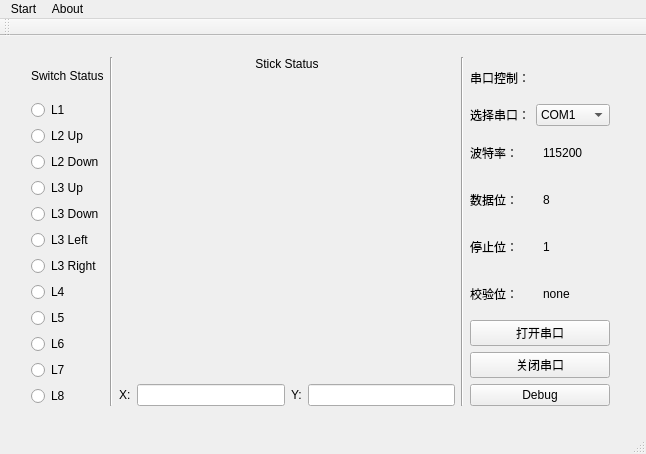
<?xml version="1.0" encoding="UTF-8"?>
<ui version="4.0">
 <class>MainWindow</class>
 <widget class="QMainWindow" name="MainWindow">
  <property name="geometry">
   <rect>
    <x>0</x>
    <y>0</y>
    <width>646</width>
    <height>454</height>
   </rect>
  </property>
  <property name="windowTitle">
   <string>MainWindow</string>
  </property>
  <widget class="QWidget" name="centralWidget">
   <widget class="QWidget" name="gridLayoutWidget">
    <property name="geometry">
     <rect>
      <x>20</x>
      <y>10</y>
      <width>601</width>
      <height>371</height>
     </rect>
    </property>
    <layout class="QGridLayout" name="gridLayout" columnstretch="1,1,20,1,1">
     <property name="spacing">
      <number>6</number>
     </property>
     <item row="0" column="2">
      <layout class="QVBoxLayout" name="verticalLayout_2" stretch="0,10,1">
       <item>
        <widget class="QLabel" name="label_2">
         <property name="text">
          <string>Stick Status</string>
         </property>
         <property name="alignment">
          <set>Qt::AlignCenter</set>
         </property>
        </widget>
       </item>
       <item>
        <widget class="QCustomPlot" name="customPlot" native="true"/>
       </item>
       <item>
        <layout class="QHBoxLayout" name="horizontalLayout">
         <item>
          <widget class="QLabel" name="label_3">
           <property name="text">
            <string>X:</string>
           </property>
          </widget>
         </item>
         <item>
          <widget class="QLineEdit" name="lineEdit"/>
         </item>
         <item>
          <widget class="QLabel" name="label_4">
           <property name="text">
            <string>Y:</string>
           </property>
          </widget>
         </item>
         <item>
          <widget class="QLineEdit" name="lineEdit_2"/>
         </item>
        </layout>
       </item>
      </layout>
     </item>
     <item row="0" column="0">
      <layout class="QVBoxLayout" name="verticalLayout" stretch="0,2,2,2,2,2,2,2,2,2,2,2,2">
       <item>
        <widget class="QLabel" name="label">
         <property name="text">
          <string>Switch Status</string>
         </property>
        </widget>
       </item>
       <item>
        <widget class="QRadioButton" name="radioButton_2">
         <property name="text">
          <string>L1</string>
         </property>
        </widget>
       </item>
       <item>
        <widget class="QRadioButton" name="radioButton_3">
         <property name="text">
          <string>L2 Up</string>
         </property>
        </widget>
       </item>
       <item>
        <widget class="QRadioButton" name="radioButton_4">
         <property name="text">
          <string>L2 Down</string>
         </property>
        </widget>
       </item>
       <item>
        <widget class="QRadioButton" name="radioButton_5">
         <property name="text">
          <string>L3 Up</string>
         </property>
        </widget>
       </item>
       <item>
        <widget class="QRadioButton" name="radioButton">
         <property name="text">
          <string>L3 Down</string>
         </property>
        </widget>
       </item>
       <item>
        <widget class="QRadioButton" name="radioButton_6">
         <property name="text">
          <string>L3 Left</string>
         </property>
        </widget>
       </item>
       <item>
        <widget class="QRadioButton" name="radioButton_7">
         <property name="text">
          <string>L3 Right</string>
         </property>
        </widget>
       </item>
       <item>
        <widget class="QRadioButton" name="radioButton_8">
         <property name="text">
          <string>L4</string>
         </property>
        </widget>
       </item>
       <item>
        <widget class="QRadioButton" name="radioButton_9">
         <property name="text">
          <string>L5</string>
         </property>
        </widget>
       </item>
       <item>
        <widget class="QRadioButton" name="radioButton_10">
         <property name="text">
          <string>L6</string>
         </property>
        </widget>
       </item>
       <item>
        <widget class="QRadioButton" name="radioButton_11">
         <property name="text">
          <string>L7</string>
         </property>
        </widget>
       </item>
       <item>
        <widget class="QRadioButton" name="radioButton_12">
         <property name="text">
          <string>L8</string>
         </property>
        </widget>
       </item>
      </layout>
     </item>
     <item row="0" column="1">
      <widget class="Line" name="line">
       <property name="orientation">
        <enum>Qt::Vertical</enum>
       </property>
      </widget>
     </item>
     <item row="0" column="4">
      <layout class="QVBoxLayout" name="verticalLayout_3">
       <item>
        <widget class="QLabel" name="label_17">
         <property name="text">
          <string>串口控制：</string>
         </property>
        </widget>
       </item>
       <item>
        <layout class="QHBoxLayout" name="horizontalLayout_2">
         <item>
          <widget class="QLabel" name="label_6">
           <property name="text">
            <string>选择串口：</string>
           </property>
          </widget>
         </item>
         <item>
          <widget class="QComboBox" name="portNameComboBox">
           <item>
            <property name="text">
             <string>COM1</string>
            </property>
           </item>
           <item>
            <property name="text">
             <string>COM2</string>
            </property>
           </item>
           <item>
            <property name="text">
             <string>COM3</string>
            </property>
           </item>
           <item>
            <property name="text">
             <string>COM4</string>
            </property>
           </item>
           <item>
            <property name="text">
             <string>COM5</string>
            </property>
           </item>
           <item>
            <property name="text">
             <string>COM6</string>
            </property>
           </item>
           <item>
            <property name="text">
             <string>COM7</string>
            </property>
           </item>
           <item>
            <property name="text">
             <string>COM8</string>
            </property>
           </item>
           <item>
            <property name="text">
             <string>ttyUSB0</string>
            </property>
           </item>
          </widget>
         </item>
        </layout>
       </item>
       <item>
        <layout class="QHBoxLayout" name="horizontalLayout_3">
         <item>
          <widget class="QLabel" name="label_5">
           <property name="text">
            <string>波特率：</string>
           </property>
          </widget>
         </item>
         <item>
          <widget class="QLabel" name="label_10">
           <property name="text">
            <string>115200</string>
           </property>
          </widget>
         </item>
        </layout>
       </item>
       <item>
        <layout class="QHBoxLayout" name="horizontalLayout_4">
         <item>
          <widget class="QLabel" name="label_7">
           <property name="text">
            <string>数据位：</string>
           </property>
          </widget>
         </item>
         <item>
          <widget class="QLabel" name="label_8">
           <property name="text">
            <string>8</string>
           </property>
          </widget>
         </item>
        </layout>
       </item>
       <item>
        <layout class="QHBoxLayout" name="horizontalLayout_5">
         <item>
          <widget class="QLabel" name="label_9">
           <property name="text">
            <string>停止位：</string>
           </property>
          </widget>
         </item>
         <item>
          <widget class="QLabel" name="label_13">
           <property name="text">
            <string>1</string>
           </property>
          </widget>
         </item>
        </layout>
       </item>
       <item>
        <layout class="QHBoxLayout" name="horizontalLayout_6">
         <item>
          <widget class="QLabel" name="label_11">
           <property name="text">
            <string>校验位：</string>
           </property>
          </widget>
         </item>
         <item>
          <widget class="QLabel" name="label_12">
           <property name="text">
            <string>none</string>
           </property>
          </widget>
         </item>
        </layout>
       </item>
       <item>
        <widget class="QPushButton" name="openMyComBtn">
         <property name="text">
          <string>打开串口</string>
         </property>
         <property name="checkable">
          <bool>false</bool>
         </property>
        </widget>
       </item>
       <item>
        <widget class="QPushButton" name="closeMyComBtn">
         <property name="text">
          <string>关闭串口</string>
         </property>
         <property name="checkable">
          <bool>false</bool>
         </property>
        </widget>
       </item>
       <item>
        <widget class="QPushButton" name="pushButton">
         <property name="text">
          <string>Debug</string>
         </property>
        </widget>
       </item>
      </layout>
     </item>
     <item row="0" column="3">
      <widget class="Line" name="line_2">
       <property name="orientation">
        <enum>Qt::Vertical</enum>
       </property>
      </widget>
     </item>
    </layout>
   </widget>
  </widget>
  <widget class="QMenuBar" name="menuBar">
   <property name="geometry">
    <rect>
     <x>0</x>
     <y>0</y>
     <width>646</width>
     <height>22</height>
    </rect>
   </property>
   <widget class="QMenu" name="menuStart">
    <property name="title">
     <string>Start</string>
    </property>
   </widget>
   <widget class="QMenu" name="menuAbout">
    <property name="title">
     <string>About</string>
    </property>
   </widget>
   <addaction name="menuStart"/>
   <addaction name="menuAbout"/>
  </widget>
  <widget class="QToolBar" name="mainToolBar">
   <attribute name="toolBarArea">
    <enum>TopToolBarArea</enum>
   </attribute>
   <attribute name="toolBarBreak">
    <bool>false</bool>
   </attribute>
  </widget>
  <widget class="QStatusBar" name="statusBar"/>
 </widget>
 <layoutdefault spacing="6" margin="11"/>
 <customwidgets>
  <customwidget>
   <class>QCustomPlot</class>
   <extends>QWidget</extends>
   <header>qcustomplot.h</header>
   <container>1</container>
  </customwidget>
 </customwidgets>
 <resources/>
 <connections/>
</ui>
